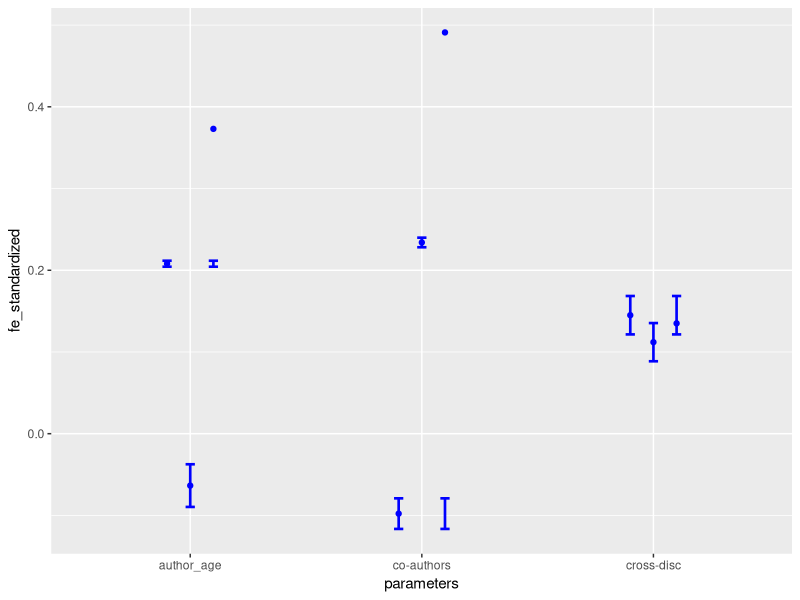

Source code (R):
library(ggplot2)
library(dplyr)
library(forcats)

df_all <- data.frame(parameters = c("co-authors", "author_age", "cross-disc"),
                 fe_standardized = c(0.208, -0.0978, 0.145),
                 fe_stand_error = c(0.00365, 0.0187, 0.0235))

df_xd <- data.frame(parameters = c("co-authors", "author_age", "cross-disc"),
                 fe_standardized = c(0.234, -0.0635, 0.112),
                 fe_stand_error = c(0.00588, 0.0261, 0.0234))

df_matched <- data.frame(parameters = c("co-authors", "author_age", "cross-disc"),
                      fe_standardized = c(0.373, 0.491, 0.135),
                      fe_stand_error = c(0.0333, 0.0519, 0.0471))


fig5B <- ggplot(df_xd, aes(x=parameters, y=fe_standardized))

fig5B + 
  geom_point(data = df_xd, 
             colour = "blue", size = 1.5) +
  geom_errorbar(aes(ymin = fe_standardized + fe_stand_error, 
                    ymax = fe_standardized - fe_stand_error),
                width=0.04, colour = "blue", size=0.9) +
  
  geom_point(data = df_all, 
             aes(x = c(0.9, 1.9, 2.9), y=fe_standardized),
             colour = "blue", size = 1.5) +
  geom_errorbar(data = df_all, 
                aes(x=c(0.9, 1.9, 2.9),
                    ymin = fe_standardized + fe_stand_error, 
                    ymax = fe_standardized - fe_stand_error), 
                width=0.04, colour = "blue", size=0.9) +

  geom_point(data = df_matched, 
           aes(x = c(1.1, 2.1, 3.1), y=fe_standardized),
           colour = "blue", size = 1.5) +
  geom_errorbar(data = df_all, 
                aes(x=c(1.1, 2.1, 3.1),
                    ymin = fe_standardized + fe_stand_error, 
                    ymax = fe_standardized - fe_stand_error), 
                width=0.04, colour = "blue", size=0.9)
